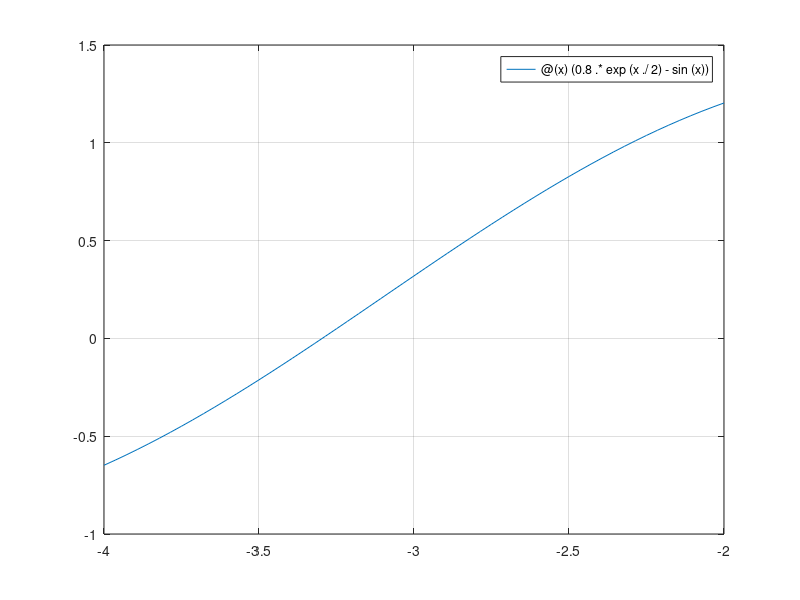

Recreate this plot in MATLAB.
clear all; clc;
%declarando de forma anonima la funcion
f=@(x)(0.8.*exp(x./2)-sin(x));
%graficando la funcion
fplot(f,[-4,-2]);
%colocar cuadricula
grid on
%podemos pausar para ingresar de forma manual el valor de a y b e incluso
%la tolarancia.
a=-4;
b=-2;
%definimos la tolerancia
tol=0.0001;
%numero de pasos a realizar
%entero mayor ceil
%definimos el formato largo
format long
r=(a+b)/2;
e=(b-a)/2;
while abs(e)>tol
    if f(r)==0
        e=0;
    else
        if f(0)*f(r)<0
            b=r;
        else
            a=r;
        end
        r=(a+b)/2;
        e=(b-a)/2;
    end
end
fprintf('La raiz es %5.5f con un error de %1.5f\n', r, e);
